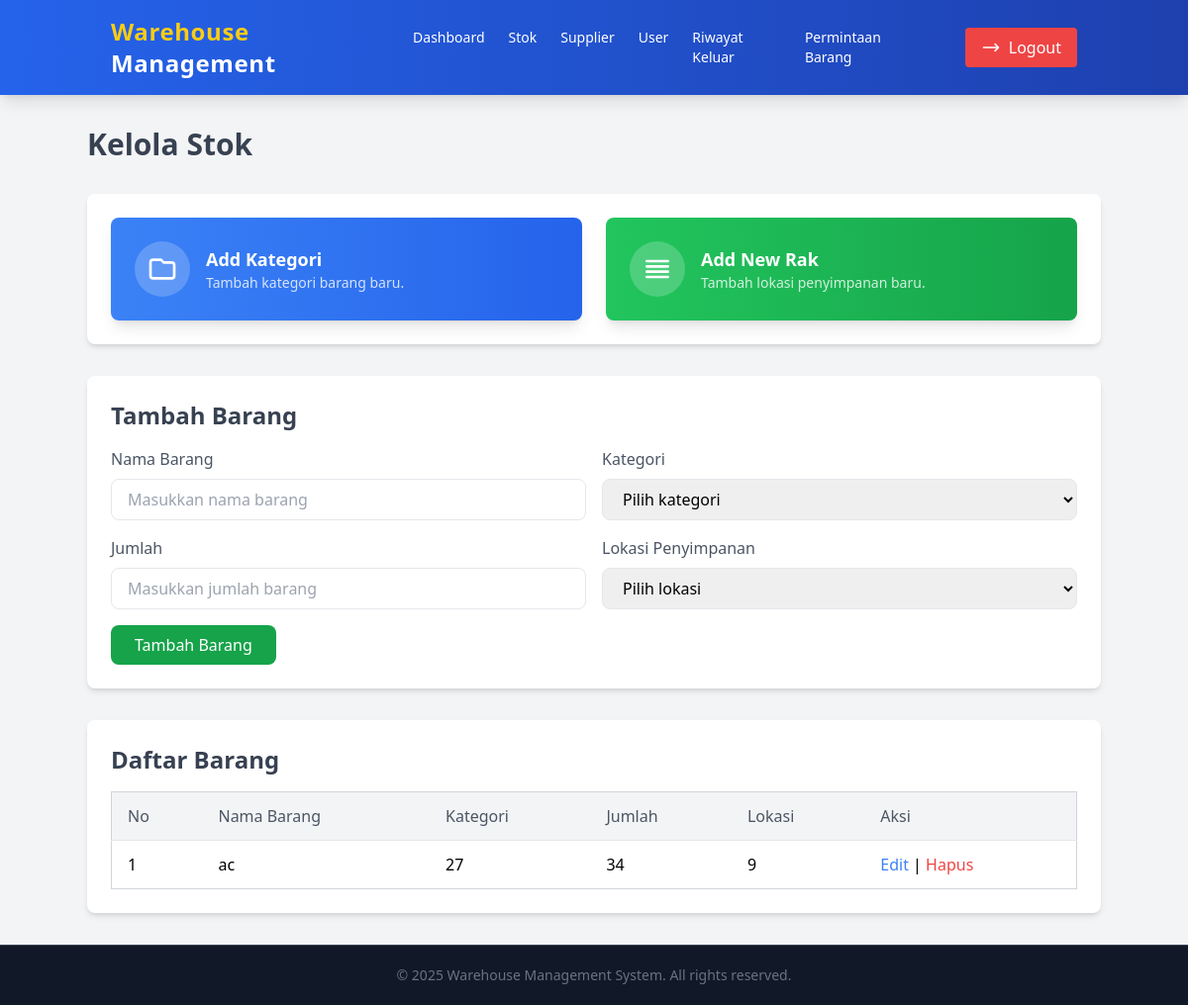
The page /admin/kelola_stok.php on the database its author committed.
### tables this page shows
CREATE TABLE `stok_barang` (
  `id_barang` int(15) NOT NULL,
  `nama_barang` varchar(255) NOT NULL,
  `id_kategori` int(15) NOT NULL,
  `jumlah` int(255) NOT NULL,
  `id_rak` int(15) NOT NULL
);

### admin/kelola_stok.php (the view, shortened to what this page needs)
<?php
include('../koneksi.php');
$edit_data = null;
?>
<!DOCTYPE html>
<html lang="en">
<head>
    <script src="https://cdn.tailwindcss.com"></script>
</head>
<body class="bg-gray-100 font-sans leading-normal tracking-normal">
    <nav class="bg-gradient-to-r from-blue-600 to-blue-800 text-white shadow-lg">
        <div class="container mx-auto px-6 py-4 flex justify-between items-center">
            <a href="../admin_dashboard.php" class="text-2xl font-extrabold tracking-wide hover:text-yellow-400 transition duration-300">
                <span class="text-yellow-400">Warehouse</span> Management
            </a>
            <div class="flex items-center space-x-11">
                <ul class="flex space-x-6 text-sm font-medium">
                    <li>
                        <a href="../admin_dashboard.php" class="hover:text-yellow-400 transition duration-300">Dashboard</a>
                    </li>
                    <li>
                        <a href="kelola_stok.php" class="hover:text-yellow-400 transition duration-300">Stok</a>
                    </li>
                    <li>
                        <a href="kelola_supplier.php" class="hover:text-yellow-400 transition duration-300">Supplier</a>
                    </li>
                    <li>
                        <a href="kelola_user.php" class="hover:text-yellow-400 transition duration-300">User</a>
                    </li>
                    <li>
                        <a href="riwayat.php" class="hover:text-yellow-400 transition duration-300">Riwayat Keluar</a>
                    </li>
                    <li>
                        <a href="kelola_permintaan.php" class="hover:text-yellow-400 transition duration-300">Permintaan Barang</a>
                    </li>
                </ul>
                <a href="../logout.php" class="flex items-center bg-red-500 px-4 py-2 rounded hover:bg-red-600 transition duration-300">
                    <svg xmlns="http://www.w3.org/2000/svg" class="h-5 w-5 mr-2" fill="none" viewBox="0 0 24 24" stroke="currentColor">
                        <path stroke-linecap="round" stroke-linejoin="round" stroke-width="2" d="M17 16l4-4m0 0l-4-4m4 4H3" />
                    </svg>
                    Logout
                </a>
            </div>
        </div>
    </nav>
    <div class="container mx-auto mt-8">
        <h1 class="text-3xl font-bold text-gray-700 mb-6">Kelola Stok</h1>
        <div class="mt-8 bg-white shadow-md rounded-lg p-6">
            <div class="grid grid-cols-1 md:grid-cols-2 gap-6">
                <a href="add.kategori.php" class="group block bg-gradient-to-r from-blue-500 to-blue-600 text-white p-6 rounded-lg shadow-lg hover:shadow-xl transition duration-300">
                    <div class="flex items-center space-x-4">
                        <div class="bg-white bg-opacity-20 p-3 rounded-full">
                            <svg xmlns="http://www.w3.org/2000/svg" class="h-8 w-8 text-white" fill="none" viewBox="0 0 24 24" stroke="currentColor">
                                <path stroke-linecap="round" stroke-linejoin="round" stroke-width="2" d="M3 7a2 2 0 012-2h6l2 2h6a2 2 0 012 2v8a2 2 0 01-2 2H5a2 2 0 01-2-2V7z" />
                            </svg>
                        </div>
                        <div>
                            <h3 class="text-lg font-semibold">Add Kategori</h3>
                            <p class="text-sm text-white text-opacity-80">Tambah kategori barang baru.</p>
                        </div>
                    </div>
                </a>
                <a href="add_rak.php" class="group block bg-gradient-to-r from-green-500 to-green-600 text-white p-6 rounded-lg shadow-lg hover:shadow-xl transition duration-300">
                    <div class="flex items-center space-x-4">
                        <div class="bg-white bg-opacity-20 p-3 rounded-full">
                            <svg xmlns="http://www.w3.org/2000/svg" class="h-8 w-8 text-white" fill="none" viewBox="0 0 24 24" stroke="currentColor">
                                <path stroke-linecap="round" stroke-linejoin="round" stroke-width="2" d="M4 6h16M4 10h16M4 14h16M4 18h16" />
                            </svg>
                        </div>
                        <div>
                            <h3 class="text-lg font-semibold">Add New Rak</h3>
                            <p class="text-sm text-white text-opacity-80">Tambah lokasi penyimpanan baru.</p>
                        </div>
                    </div>
                </a>
            </div>
        </div>
        <div class="bg-white shadow-md rounded-lg p-6 mb-8 mt-8">
            <h2 class="text-2xl font-bold text-gray-700 mb-4">
                <?php echo $edit_data ? "Edit Barang" : "Tambah Barang"; ?>
            </h2>
            <form method="POST">
                <div class="grid grid-cols-1 md:grid-cols-2 gap-4">
                    <div>
                        <label for="nama_barang" class="block text-gray-600 font-medium mb-2">Nama Barang</label>
                        <input type="text" id="nama_barang" name="nama_barang" class="w-full px-4 py-2 border rounded-lg focus:outline-none focus:ring-2 focus:ring-green-500" placeholder="Masukkan nama barang" value="<?php echo $edit_data ? htmlspecialchars($edit_data['nama_barang']) : ''; ?>" required>
                    </div>
                    <div>
                        <label for="id_kategori" class="block text-gray-600 font-medium mb-2">Kategori</label>
                        <select id="id_kategori" name="id_kategori" class="w-full px-4 py-2 border rounded-lg focus:outline-none focus:ring-2 focus:ring-green-500" required>
                            <option value="" disabled selected>Pilih kategori</option>
                        </select>
                    </div>
                    <div>
                        <label for="jumlah" class="block text-gray-600 font-medium mb-2">Jumlah</label>
                        <input type="number" id="jumlah" name="jumlah" class="w-full px-4 py-2 border rounded-lg focus:outline-none focus:ring-2 focus:ring-green-500" placeholder="Masukkan jumlah barang" value="<?php echo $edit_data ? htmlspecialchars($edit_data['jumlah']) : ''; ?>" required>
                    </div>
                    <div>
                        <label for="id_rak" class="block text-gray-600 font-medium mb-2">Lokasi Penyimpanan</label>
                        <select id="id_rak" name="id_rak" class="w-full px-4 py-2 border rounded-lg focus:outline-none focus:ring-2 focus:ring-green-500" required>
                            <option value="" disabled selected>Pilih lokasi</option>
                        </select>
                    </div>
                </div>
                <button type="submit" name="<?php echo $edit_data ? 'update' : 'insert'; ?>" class="mt-4 bg-green-600 text-white px-6 py-2 rounded-lg hover:bg-green-700 transition duration-300">
                    <?php echo $edit_data ? "Edit Barang" : "Tambah Barang"; ?>
                </button>
            </form>
        </div>
        <div class="bg-white shadow-md rounded-lg p-6">
            <h2 class="text-2xl font-bold text-gray-700 mb-4">Daftar Barang</h2>
            <div class="overflow-x-auto">
                <table class="min-w-full bg-white border border-gray-300 rounded-lg">
                    <thead class="bg-gray-100">
                        <tr>
                            <th class="py-3 px-4 border-b text-left text-gray-600 font-medium">No</th>
                            <th class="py-3 px-4 border-b text-left text-gray-600 font-medium">Nama Barang</th>
                            <th class="py-3 px-4 border-b text-left text-gray-600 font-medium">Kategori</th>
                            <th class="py-3 px-4 border-b text-left text-gray-600 font-medium">Jumlah</th>
                            <th class="py-3 px-4 border-b text-left text-gray-600 font-medium">Lokasi</th>
                            <th class="py-3 px-4 border-b text-left text-gray-600 font-medium">Aksi</th>
                        </tr>
                    </thead>
                    <tbody class="divide-y divide-gray-200">
                        <?php
                            $sql = "SELECT id_barang, nama_barang, id_kategori, jumlah, id_rak FROM stok_barang";
                            $result = $conn->query($sql);
                            $no = 1;
                            if ($result && $result->num_rows > 0) {
                                while ($row = $result->fetch_assoc()) {
                                    echo "<tr class='hover:bg-gray-50'>
                                            <td class='py-3 px-4'>" . htmlspecialchars($no++) . "</td>
                                            <td class='py-3 px-4'>" . htmlspecialchars($row['nama_barang']) . "</td>
                                            <td class='py-3 px-4'>" . htmlspecialchars($row['id_kategori']) . "</td>
                                            <td class='py-3 px-4'>" . htmlspecialchars($row['jumlah']) . "</td>
                                            <td class='py-3 px-4'>" . htmlspecialchars($row['id_rak']) . "</td>
                                            <td class='py-3 px-4'>
                                                <a href='?edit=" . $row['id_barang'] . "' class='text-blue-500 hover:underline'>Edit</a> |
                                                <a href='?delete=" . $row['id_barang'] . "' onclick=\"return confirm('Yakin ingin menghapus?')\" class='text-red-500 hover:underline'>Hapus</a>
                                            </td>
                                        </tr>";
                                }
                            } else {
                                echo "<tr>
                                        <td colspan='6' class='py-3 px-4 text-center text-gray-500'>Belum ada data barang.</td>
                                    </tr>";
                            }
                        ?>
                    </tbody>
                </table>
            </div>
        </div>
    </div>
    <footer class="bg-gray-900 text-white w-full mt-8 pb-5">
        <div class="mt-8 border-t border-gray-700 pt-5 text-center">
            <p class="text-sm text-gray-500">&copy; <?php echo date('Y'); ?> Warehouse Management System. All rights reserved.</p>
        </div>
    </footer>
</body>
</html>

### rows shown on the page
stok_barang: nama_barang "ac", id_kategori "27", jumlah "34", id_rak "9"
